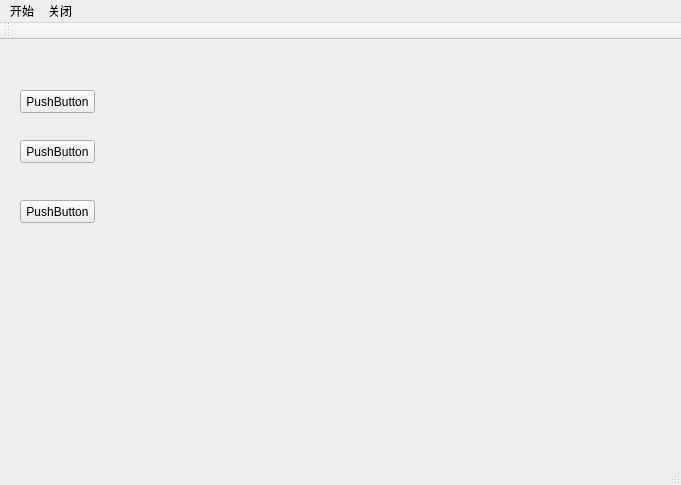
<?xml version="1.0" encoding="UTF-8"?>
<ui version="4.0">
 <class>MainWindow</class>
 <widget class="QMainWindow" name="MainWindow">
  <property name="geometry">
   <rect>
    <x>0</x>
    <y>0</y>
    <width>681</width>
    <height>485</height>
   </rect>
  </property>
  <property name="windowTitle">
   <string>MainWindow</string>
  </property>
  <widget class="QWidget" name="centralWidget">
   <widget class="QPushButton" name="pushButton">
    <property name="geometry">
     <rect>
      <x>20</x>
      <y>50</y>
      <width>75</width>
      <height>23</height>
     </rect>
    </property>
    <property name="text">
     <string>PushButton</string>
    </property>
   </widget>
   <widget class="QPushButton" name="pushButton_2">
    <property name="geometry">
     <rect>
      <x>20</x>
      <y>100</y>
      <width>75</width>
      <height>23</height>
     </rect>
    </property>
    <property name="text">
     <string>PushButton</string>
    </property>
   </widget>
   <widget class="QPushButton" name="pushButton_3">
    <property name="geometry">
     <rect>
      <x>20</x>
      <y>160</y>
      <width>75</width>
      <height>23</height>
     </rect>
    </property>
    <property name="text">
     <string>PushButton</string>
    </property>
   </widget>
  </widget>
  <widget class="QMenuBar" name="menuBar">
   <property name="geometry">
    <rect>
     <x>0</x>
     <y>0</y>
     <width>681</width>
     <height>23</height>
    </rect>
   </property>
   <widget class="QMenu" name="menu">
    <property name="title">
     <string>开始</string>
    </property>
    <addaction name="action1"/>
    <addaction name="separator"/>
    <addaction name="action2"/>
   </widget>
   <widget class="QMenu" name="menu_2">
    <property name="title">
     <string>关闭</string>
    </property>
    <addaction name="action3"/>
    <addaction name="action4"/>
   </widget>
   <addaction name="menu"/>
   <addaction name="menu_2"/>
  </widget>
  <widget class="QToolBar" name="mainToolBar">
   <attribute name="toolBarArea">
    <enum>TopToolBarArea</enum>
   </attribute>
   <attribute name="toolBarBreak">
    <bool>false</bool>
   </attribute>
  </widget>
  <widget class="QStatusBar" name="statusBar"/>
  <action name="action1">
   <property name="text">
    <string>1</string>
   </property>
  </action>
  <action name="action3">
   <property name="text">
    <string>32</string>
   </property>
  </action>
  <action name="action4">
   <property name="text">
    <string>23</string>
   </property>
  </action>
  <action name="action2">
   <property name="text">
    <string>2</string>
   </property>
  </action>
 </widget>
 <layoutdefault spacing="6" margin="11"/>
 <resources/>
 <connections/>
</ui>
